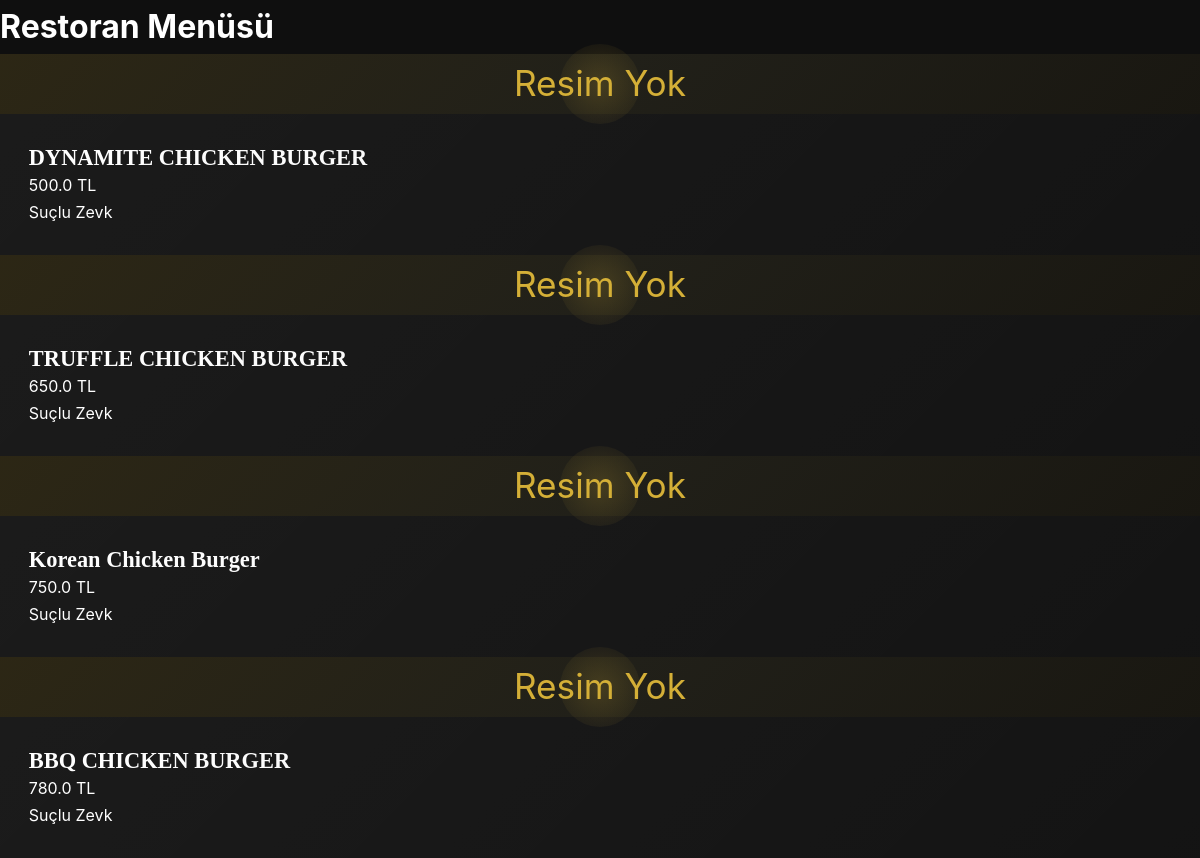
The page /menu on the database its author committed.
### tables this page shows
CREATE TABLE menu_items (
            id INTEGER PRIMARY KEY AUTOINCREMENT,
            isim TEXT NOT NULL,
            aciklama TEXT,
            fiyat REAL NOT NULL,
            kategori TEXT,
            resim TEXT
        );

### app.py (the view)
@app.route("/menu")
def menu():
    menuler = get_menu_items()
    return render_template("menu.html", menuler=menuler)

### app.py (called while the page is built)
def get_db_connection():
    conn = sqlite3.connect('menu.db')
    conn.row_factory = sqlite3.Row
    return conn

def get_menu_items():
    conn = get_db_connection()
    cursor = conn.cursor()
    cursor.execute("SELECT id, isim, aciklama, fiyat, kategori, resim FROM menu_items")
    rows = cursor.fetchall()
    conn.close()
    menu_list = []
    for row in rows:
        menu_list.append({
            'id': row[0],
            'isim': row[1],
            'aciklama': row[2],
            'fiyat': row[3],
            'kategori': row[4],
            'resim': row[5]
        })
    return menu_list

### templates/menu.html (shortened to what this page needs)
<!DOCTYPE html>
<html lang="tr">
<head>
  <link rel="stylesheet" href="{{ url_for('static', filename='style.css') }}">
</head>
<body>
  <h1>Restoran Menüsü</h1>
  <div class="menu">
    {% for urun in menuler %}
      <div class="dish">
        {% if urun.resim and urun.resim.data %}
          {% for image in urun.resim.data %}
            <img src="{{ url_for('static', filename=image.attributes.name) }}"
                 alt="{{ urun.isim }}"
                 class="dish-image">
          {% endfor %}
        {% else %}
          <div class="no-image">Resim Yok</div>
        {% endif %}
        <div class="dish-content">
          <div class="dish-name">{{ urun.isim }}</div>
          <div class="price">{{ urun.fiyat }} TL</div>
          <div class="category">{{ urun.kategori }}</div>
        </div>
      </div>
    {% endfor %}
  </div>
</body>
</html>

### static/style.css (style rules this page uses)
:root { --primary-color: #0a0a0a; --secondary-color: #1a1a1a; --accent-color: #d4af37; --accent-hover: #b8941f; --text-primary: #ffffff; --text-secondary: #b8b8b8; --text-dark: #2a2a2a; --background-dark: #0f0f0f; --background-light: #ffffff; --glass-bg: rgba(255, 255, 255, 0.1); --glass-border: rgba(255, 255, 255, 0.2); --shadow-light: rgba(0, 0, 0, 0.1); --shadow-medium: rgba(0, 0, 0, 0.2); --shadow-heavy: rgba(0, 0, 0, 0.3); --gradient-gold: linear-gradient(135deg, #d4af37 0%, #f7e98e 100%); --gradient-dark: linear-gradient(135deg, #0a0a0a 0%, #1a1a1a 100%); --border-radius: 16px; --border-radius-small: 8px; --transition: all 0.4s cubic-bezier(0.4, 0, 0.2, 1); --transition-fast: all 0.2s ease; }
* { margin: 0; padding: 0; box-sizing: border-box; }
html { scroll-behavior: smooth; }
body { font-family: 'Inter', -apple-system, BlinkMacSystemFont, sans-serif; background: var(--background-dark); color: var(--text-primary); line-height: 1.7; overflow-x: hidden; }
.no-image { width: 100%; height: 100%; background: linear-gradient(135deg, rgba(212, 175, 55, 0.15) 0%, rgba(247, 233, 142, 0.08) 50%, rgba(212, 175, 55, 0.05) 100%); display: flex; align-items: center; justify-content: center; color: var(--accent-color); font-size: 2.2rem; position: relative; }
.no-image::before { content: ''; position: absolute; top: 50%; left: 50%; width: 80px; height: 80px; background: radial-gradient(circle, rgba(212, 175, 55, 0.2), transparent); border-radius: 50%; transform: translate(-50%, -50%); animation: pulse-glow 2s ease-in-out infinite; }
.dish-content { padding: 1.8rem; background: linear-gradient(135deg, rgba(255, 255, 255, 0.05) 0%, rgba(255, 255, 255, 0.02) 100%); }
.dish-name { font-family: 'Playfair Display', serif; font-size: 1.4rem; font-weight: 600; color: var(--text-primary); flex: 1; line-height: 1.3; background: linear-gradient(135deg, #ffffff, #f0f0f0); -webkit-background-clip: text; -webkit-text-fill-color: transparent; background-clip: text; }

### rows shown on the page
menu_items: shows "Resim Yok", isim "DYNAMITE CHICKEN BURGER", fiyat "500.0", kategori "Suçlu Zevk"
menu_items: shows "Resim Yok", isim "TRUFFLE CHICKEN BURGER", fiyat "650.0", kategori "Suçlu Zevk"
menu_items: shows "Resim Yok", isim "Korean Chicken Burger", fiyat "750.0", kategori "Suçlu Zevk"
menu_items: shows "Resim Yok", isim "BBQ CHICKEN BURGER", fiyat "780.0", kategori "Suçlu Zevk"
